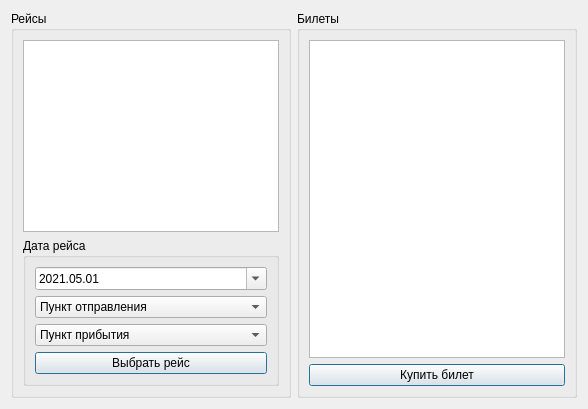
      <widget class="QWidget" name="tab">
       <attribute name="title">
        <string>Покупка билета</string>
       </attribute>
       <layout class="QGridLayout" name="gridLayout">
        <item row="0" column="0">
         <widget class="QGroupBox" name="groupBox_2">
          <property name="title">
           <string>Рейсы</string>
          </property>
          <layout class="QGridLayout" name="gridLayout_4">
           <item row="0" column="0">
            <widget class="QTableView" name="Client_currentFlights_tableView">
             <property name="focusPolicy">
              <enum>Qt::NoFocus</enum>
             </property>
             <property name="selectionMode">
              <enum>QAbstractItemView::SingleSelection</enum>
             </property>
            </widget>
           </item>
           <item row="1" column="0">
            <widget class="QGroupBox" name="groupBox_19">
             <property name="title">
              <string>Дата рейса</string>
             </property>
             <layout class="QGridLayout" name="gridLayout_26">
              <item row="3" column="0">
               <widget class="QComboBox" name="Client_arrival_comboBox">
                <property name="focusPolicy">
                 <enum>Qt::NoFocus</enum>
                </property>
                <item>
                 <property name="text">
                  <string>Пункт прибытия</string>
                 </property>
                </item>
               </widget>
              </item>
              <item row="1" column="0">
               <widget class="QComboBox" name="Client_departure_comboBox">
                <property name="focusPolicy">
                 <enum>Qt::NoFocus</enum>
                </property>
                <property name="editable">
                 <bool>false</bool>
                </property>
                <property name="currentText">
                 <string>Пункт отправления</string>
                </property>
                <item>
                 <property name="text">
                  <string>Пункт отправления</string>
                 </property>
                </item>
               </widget>
              </item>
              <item row="4" column="0">
               <widget class="QPushButton" name="Client_flight_button">
                <property name="sizePolicy">
                 <sizepolicy hsizetype="Minimum" vsizetype="Preferred">
                  <horstretch>0</horstretch>
                  <verstretch>0</verstretch>
                 </sizepolicy>
                </property>
                <property name="focusPolicy">
                 <enum>Qt::StrongFocus</enum>
                </property>
                <property name="text">
                 <string>Выбрать рейс</string>
                </property>
                <property name="default">
                 <bool>true</bool>
                </property>
               </widget>
              </item>
              <item row="0" column="0">
               <widget class="QDateEdit" name="Client_flightDate_edit">
                <property name="sizePolicy">
                 <sizepolicy hsizetype="Minimum" vsizetype="Preferred">
                  <horstretch>0</horstretch>
                  <verstretch>0</verstretch>
                 </sizepolicy>
                </property>
                <property name="focusPolicy">
                 <enum>Qt::StrongFocus</enum>
                </property>
                <property name="displayFormat">
                 <string>yyyy.MM.dd</string>
                </property>
                <property name="calendarPopup">
                 <bool>true</bool>
                </property>
                <property name="date">
                 <date>
                  <year>2021</year>
                  <month>5</month>
                  <day>1</day>
                 </date>
                </property>
               </widget>
              </item>
             </layout>
            </widget>
           </item>
          </layout>
         </widget>
        </item>
        <item row="0" column="1">
         <widget class="QGroupBox" name="groupBox_3">
          <property name="title">
           <string>Билеты</string>
          </property>
          <layout class="QGridLayout" name="gridLayout_5">
           <item row="0" column="0">
            <widget class="QTableView" name="Client_tickets_tableView">
             <property name="focusPolicy">
              <enum>Qt::NoFocus</enum>
             </property>
             <property name="selectionMode">
              <enum>QAbstractItemView::SingleSelection</enum>
             </property>
            </widget>
           </item>
           <item row="1" column="0">
            <widget class="QPushButton" name="Client_ticket_button">
             <property name="focusPolicy">
              <enum>Qt::StrongFocus</enum>
             </property>
             <property name="text">
              <string>Купить билет</string>
             </property>
             <property name="default">
              <bool>true</bool>
             </property>
            </widget>
           </item>
          </layout>
         </widget>
        </item>
       </layout>
      </widget>
